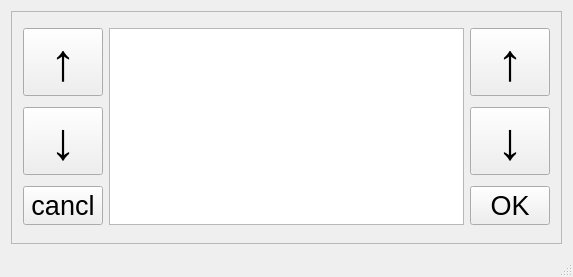
<?xml version="1.0" encoding="UTF-8"?>
<ui version="4.0">
 <class>MainWindow</class>
 <widget class="QMainWindow" name="MainWindow">
  <property name="windowModality">
   <enum>Qt::NonModal</enum>
  </property>
  <property name="geometry">
   <rect>
    <x>0</x>
    <y>0</y>
    <width>573</width>
    <height>277</height>
   </rect>
  </property>
  <property name="windowTitle">
   <string>MainWindow</string>
  </property>
  <property name="inputMethodHints">
   <set>Qt::ImhNone</set>
  </property>
  <widget class="QWidget" name="centralWidget">
   <layout class="QVBoxLayout" name="verticalLayout">
    <item>
     <widget class="QFrame" name="frame">
      <property name="sizePolicy">
       <sizepolicy hsizetype="Preferred" vsizetype="Preferred">
        <horstretch>0</horstretch>
        <verstretch>0</verstretch>
       </sizepolicy>
      </property>
      <property name="frameShape">
       <enum>QFrame::StyledPanel</enum>
      </property>
      <property name="frameShadow">
       <enum>QFrame::Raised</enum>
      </property>
      <layout class="QHBoxLayout" name="horizontalLayout">
       <item>
        <layout class="QGridLayout" name="gridLayout">
         <item row="0" column="0">
          <widget class="QPushButton" name="pushButton_6">
           <property name="sizePolicy">
            <sizepolicy hsizetype="Fixed" vsizetype="Fixed">
             <horstretch>0</horstretch>
             <verstretch>0</verstretch>
            </sizepolicy>
           </property>
           <property name="font">
            <font>
             <pointsize>39</pointsize>
            </font>
           </property>
           <property name="text">
            <string>↑</string>
           </property>
          </widget>
         </item>
         <item row="1" column="0">
          <widget class="QPushButton" name="pushButton_4">
           <property name="font">
            <font>
             <pointsize>39</pointsize>
            </font>
           </property>
           <property name="text">
            <string>↓</string>
           </property>
          </widget>
         </item>
         <item row="2" column="0">
          <widget class="QPushButton" name="pushButton_5">
           <property name="font">
            <font>
             <pointsize>20</pointsize>
            </font>
           </property>
           <property name="text">
            <string>cancl</string>
           </property>
          </widget>
         </item>
         <item row="0" column="2">
          <widget class="QPushButton" name="pushButton">
           <property name="sizePolicy">
            <sizepolicy hsizetype="Fixed" vsizetype="Fixed">
             <horstretch>0</horstretch>
             <verstretch>0</verstretch>
            </sizepolicy>
           </property>
           <property name="font">
            <font>
             <pointsize>39</pointsize>
            </font>
           </property>
           <property name="text">
            <string>↑</string>
           </property>
          </widget>
         </item>
         <item row="1" column="2">
          <widget class="QPushButton" name="pushButton_2">
           <property name="font">
            <font>
             <pointsize>39</pointsize>
            </font>
           </property>
           <property name="text">
            <string>↓</string>
           </property>
          </widget>
         </item>
         <item row="2" column="2">
          <widget class="QPushButton" name="pushButton_3">
           <property name="sizePolicy">
            <sizepolicy hsizetype="Minimum" vsizetype="Preferred">
             <horstretch>0</horstretch>
             <verstretch>0</verstretch>
            </sizepolicy>
           </property>
           <property name="font">
            <font>
             <pointsize>20</pointsize>
            </font>
           </property>
           <property name="text">
            <string>OK</string>
           </property>
          </widget>
         </item>
         <item row="0" column="1" rowspan="3">
          <widget class="QListWidget" name="listWidget">
           <property name="sizePolicy">
            <sizepolicy hsizetype="Expanding" vsizetype="Expanding">
             <horstretch>0</horstretch>
             <verstretch>0</verstretch>
            </sizepolicy>
           </property>
           <property name="tabKeyNavigation">
            <bool>false</bool>
           </property>
          </widget>
         </item>
        </layout>
       </item>
      </layout>
     </widget>
    </item>
   </layout>
  </widget>
  <widget class="QStatusBar" name="statusBar"/>
 </widget>
 <layoutdefault spacing="6" margin="11"/>
 <resources/>
 <connections/>
</ui>
